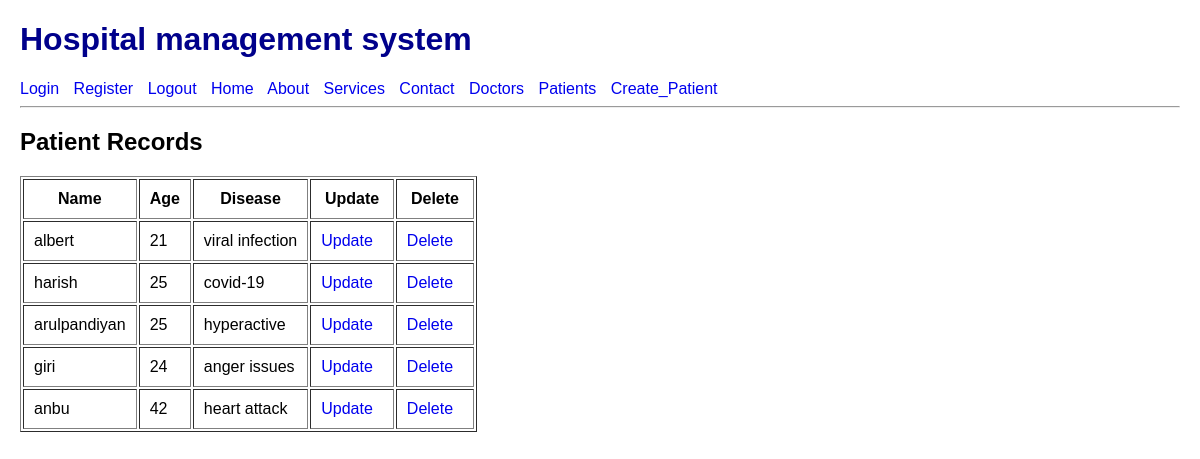
The page /patient/ (signed in) on the database as committed earlier.
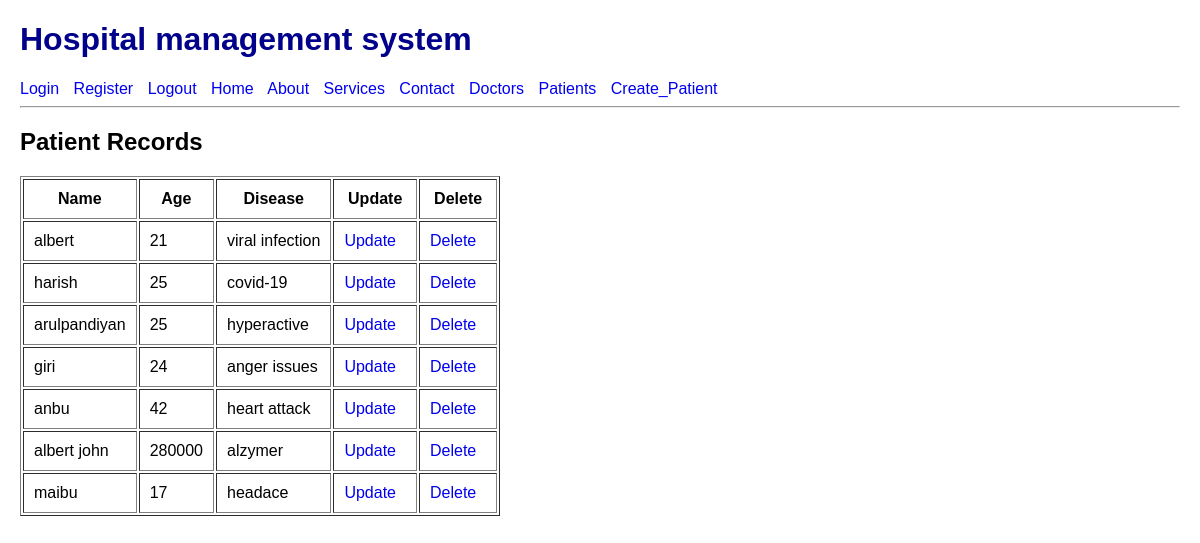
The same page on the database as committed later.
### core/models.py (models this page shows, shortened)
class Patient(models.Model):
    name=models.CharField(max_length=100)
    age=models.PositiveSmallIntegerField()
    disease=models.CharField(max_length=100)

### core/views.py (the view)
# urls.py: path('patient/',patient_list,name='patient'),
@login_required
def patient_list(request):
    patients=Patient.objects.all()
    return render(request,'patient.html',
                  {"patients":patients})

### core/templates/patient.html
{% extends 'base.html' %}
{% block content %}
<h2>Patient Records</h2>
<table border="1" cellpadding="10">
    <tr>
        <th>Name</th>
        <th>Age</th>
        <th>Disease</th>
        <th>Update</th>
        <th>Delete</th>
    </tr>
    {% for patient in patients %}
    <tr>
        <td>{{ patient.name }}</td>
        <td>{{ patient.age }}</td>
        <td>{{ patient.disease }}</td>
        <td>
        <a href="{% url 'update_patient' patient.id %}">
            Update
        </a>
        </td>
        <td>
        <a href="{% url 'delete_patient' patient.id %}">
            Delete
        </a>
        </td>
    </tr>
    {% endfor %}
</table>
{% endblock %}

### core/templates/base.html (shortened to what this page needs)
<!DOCTYPE html>
<html>
    <head>
    </head>
    <body>
        <h1>Hospital management system</h1>
        <a href="{% url 'login' %}">Login</a>
        <a href="{% url 'register' %}">Register</a>
        <a href="{% url 'logout'%}">Logout</a>
        <a href="{% url 'home' %}">Home</a>
        <a href="{% url 'about' %}">About</a>
        <a href="{% url 'services' %}">Services</a>
        <a href="{% url 'contact' %}">Contact</a>
        <a href="{% url 'doctors' %}">Doctors</a>
        <a href="{% url 'patient' %}">Patients</a>
        <a href="{% url 'create_patient' %}">Create_Patient</a>
        <hr>
        {% block content %}
        {% endblock %}
    </body>
</html>

### core/templates/base.html (style rules this page uses)
body { font-family: Arial; margin: 20px; }
a { text-decoration:none; margin-right:10px; }
h1 { color:darkblue; }

Rows that differ between the two databases and show on the page:
added Patient: name "albert john", age "280000", disease "alzymer"
added Patient: name "maibu", age "17", disease "headace"
